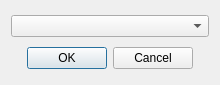
<?xml version="1.0" encoding="UTF-8"?>
<ui version="4.0">
 <class>PolicyFrame</class>
 <widget class="QWidget" name="PolicyFrame">
  <property name="geometry">
   <rect>
    <x>0</x>
    <y>0</y>
    <width>220</width>
    <height>85</height>
   </rect>
  </property>
  <property name="sizePolicy">
   <sizepolicy hsizetype="Expanding" vsizetype="Expanding">
    <horstretch>0</horstretch>
    <verstretch>0</verstretch>
   </sizepolicy>
  </property>
  <property name="minimumSize">
   <size>
    <width>220</width>
    <height>85</height>
   </size>
  </property>
  <layout class="QGridLayout" name="gridLayout">
   <item row="1" column="0">
    <widget class="QDialogButtonBox" name="buttons">
     <property name="standardButtons">
      <set>QDialogButtonBox::Cancel|QDialogButtonBox::Ok</set>
     </property>
     <property name="centerButtons">
      <bool>true</bool>
     </property>
    </widget>
   </item>
   <item row="0" column="0">
    <widget class="QComboBox" name="policy"/>
   </item>
  </layout>
 </widget>
 <resources/>
 <connections/>
</ui>
